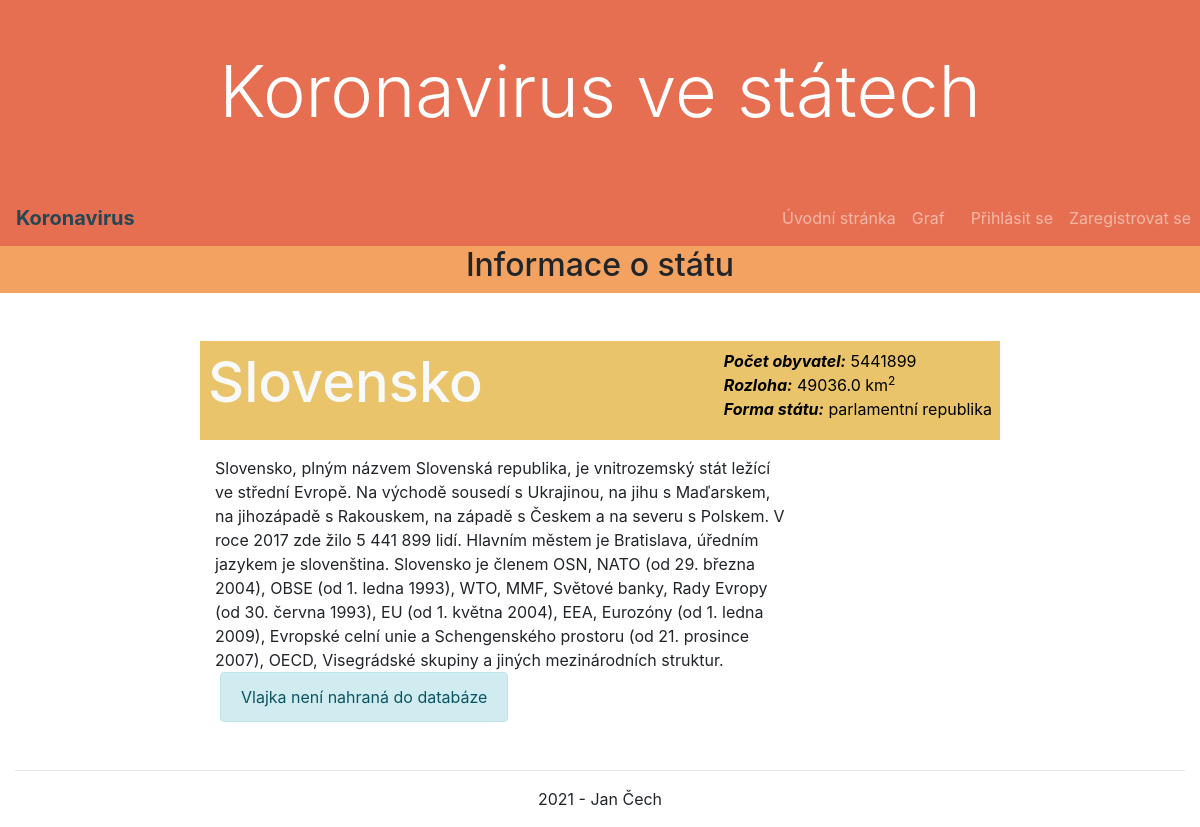
/koronavirus/staty/3/, run on an earlier commit of the app's database.
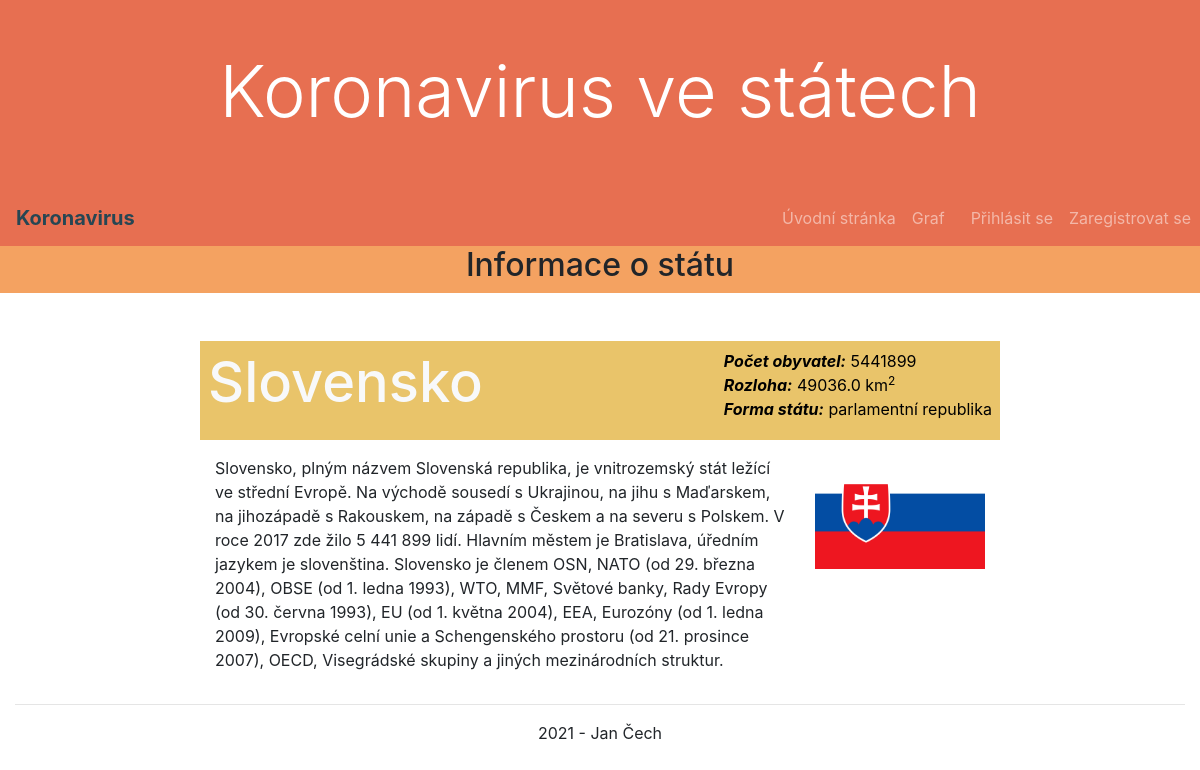
And on a later commit of the database.
### koronavirus/models.py (models this page shows, shortened)
class Stat(models.Model):
    nazev_statu = models.CharField(max_length=100, unique=True, verbose_name="Stát")
    zkratka_statu = models.CharField(max_length=10, verbose_name="Zkratka státu")
    vlajka = models.ImageField(upload_to=image_path, blank=True, null=True, verbose_name="Vlajka státu")
    forma_statu = models.CharField(max_length=100, verbose_name="Forma státu", null=True,
                                   blank=True)
    pocet_obyvatel = models.IntegerField(verbose_name="Počet obyvatel", null=True, blank=True,
                                         validators=[MinValueValidator(1)])
    rozloha = models.FloatField(verbose_name="Rozloha v km čtverečních", null=True, blank=True,
                                validators=[MinValueValidator(0.1)])
    text = models.TextField(verbose_name="O státu", null=True, blank=True)
    nakazeni = models.ManyToManyField(Nakazeni, verbose_name="Zadej nakažené")
    naockovani = models.ManyToManyField(Naockovani, verbose_name="Zadej naočkované")
    class Meta:
        ordering = ["nazev_statu"]

### koronavirus/views.py (the view)
# urls.py: path('staty/<int:pk>/', views.StatDetailView.as_view(), name='stat_detail'),
class StatDetailView(DetailView):
    model = Stat
    context_object_name = 'stat_detail'   # your own name for the list as a template variable
    template_name = 'stat/detail.html'  # Specify your own template name/location

### koronavirus/context_processors.py (called while the page is built)
def stat(request):
    return {'genres': Stat.objects.all()}

### koronavirus/templates/stat/detail.html (shortened to what this page needs)
{% extends "base.html" %}
{% block css %}
    <link rel="stylesheet" type="text/css" href="../../../static/css/style.css" media="screen" />
{% endblock %}
{% block content %}
<div class="row mb-3">
    <div class="col-sm-12 bg-orange">
        <h2 class="display-5 text-center">Informace o státu</h2>
    </div>
</div>
<div class="row mt-5 mb-3">
    <div class="col-lg-2"></div>
    <div class="col-lg-8 mb-3">
        <div class="bg-yellow text-light p-2 mb-3 row">
            <h2 class="display-4 mb-3" style="font-weight: 500; align-self: flex-end;">{{ stat_detail.nazev_statu }}</h2>
            <div style="margin-left: auto; color: black">
                <b><em>Počet obyvatel:</em></b> {{ stat_detail.pocet_obyvatel }}
                <br> <b><em>Rozloha:</em></b> {{ stat_detail.rozloha }} km<sup>2</sup>
                <br> <b><em>Forma státu:</em></b> {{ stat_detail.forma_statu }}
            </div>
        </div>
        <div class="row">
            <div class="col-md-9">{{ stat_detail.text }}</div>
            {% if stat_detail.vlajka %}
                <div class="col-md-3">
                    <img src="{{ stat_detail.vlajka.url }}" class="img-fluid" alt="Vlajka státu">
                </div>
                {% else %}
                <p class="alert alert-info" style="left: 20px; height: 50px">Vlajka není nahraná do databáze</p>
            {% endif %}
        </div>
    </div>
    <div class="col-lg-2"></div>
</div>
{% endblock %}

### koronavirus/templates/base.html (shortened to what this page needs)
<!DOCTYPE html>
<html lang="cs">
<head>
    <link rel="stylesheet" href="https://maxcdn.bootstrapcdn.com/bootstrap/4.4.1/css/bootstrap.min.css">
    <link rel="stylesheet" href="https://use.fontawesome.com/releases/v5.8.2/css/all.css">
    {% load static %}
    {% block css %}{% endblock %}
</head>
<body>
    <header>
        {% block header %}
            {% include "page/header.html" %}
        {% endblock %}
    </header>
    {% block navbar %}
        {% include "page/navbar.html" %}
    {% endblock %}
<div class="container-fluid">
    {% block content %}{% endblock %}
</div>
<footer class="container-fluid">
{% block footer %}
    {% include "page/footer.html" %}
{% endblock %}
</footer>
</body>
</html>

### koronavirus/templates/page/header.html
<div class="jumbotron-fluid p-5 text-center bg-red">
    <h1 class="text-white display-3">Koronavirus ve státech</h1>
</div>

### koronavirus/templates/page/navbar.html (shortened to what this page needs)
<nav class="navbar navbar-expand-md bg-red navbar-dark">
  <span class="navbar-brand text-blue"><b>Koronavirus</b></span>
  <div class="collapse navbar-collapse justify-content-end" id="collapsibleNavbar">
    <ul class="navbar-nav">
      <li class="nav-item">
        <a class="nav-link active" href="{% url 'index' %}" id="uvod-stranka">Úvodní stránka</a>
      </li>
      <li class="nav-item">
        <a class="nav-link" href="{% url 'graf' %}" id="graf-stranka">Graf</a>
      </li>
      {% if user.is_authenticated %}
            <div class="row" style="margin-left: 10px !important;">
                {% if user.is_superuser %}
                    <li class="nav-item"><a href="/admin" class="nav-link"><i class="far fa-user"></i> {{ user.get_username }}</a></li>
                {% else %}
                    <li class="nav-item"><a href="{% url 'index' %}" class="nav-link"><i class="far fa-user"></i> {{ user.get_username }}</a></li>
                {% endif %}
                <li class="nav-item"><a href="{% url 'logout'%}" class="nav-link">Odhlásit se</a></li>
            </div>
           {% else %}
            <div class="row" style="margin-left: 10px !important;">
              <li class="nav-item"><a href="{% url 'login'%}?next={{request.path}}" class="nav-link">Přihlásit se</a></li>
              <li class="nav-item"><a href="{% url 'signup'%}?next={{request.path}}" class="nav-link">Zaregistrovat se</a></li>
            </div>
      {% endif %}
    </ul>
  </div>
</nav>

### koronavirus/templates/page/footer.html (shortened to what this page needs)
<div class="text-center">
    <hr>
    <p>2021 - Jan Čech</p>
</div>

### koronavirus/static/css/style.css (style rules this page uses)
.bg-yellow { background-color: #e9c46a !important; }
.bg-orange { background-color: #f4a261 !important; }
.bg-red { background-color: #e76f51 !important; }
.text-blue { color: #264653 !important; }

What changed in the data, as far as the page shows it:
changed Stat "Slovensko": vlajka: picture added
Also different on the page:
text no longer shown: "Vlajka není nahraná do databáze"
